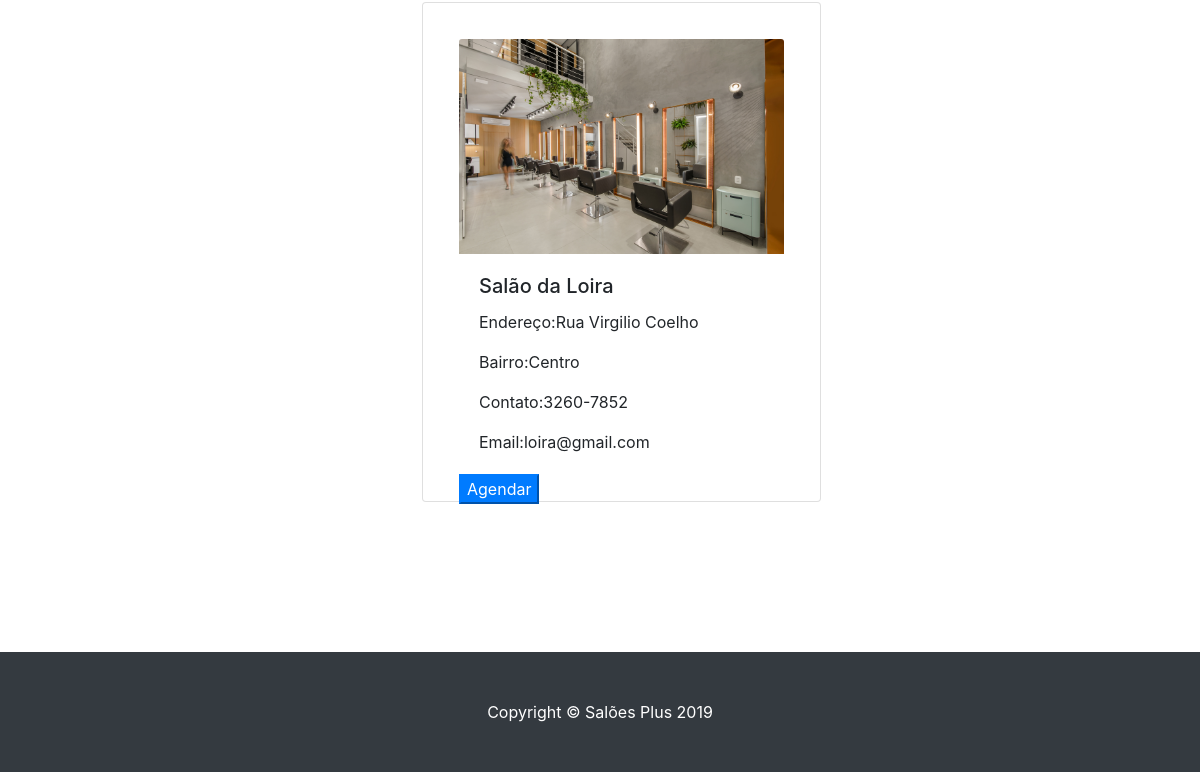
/src/pages/salao/salao.php (signed in, lower part), run on an earlier commit of the app's database.
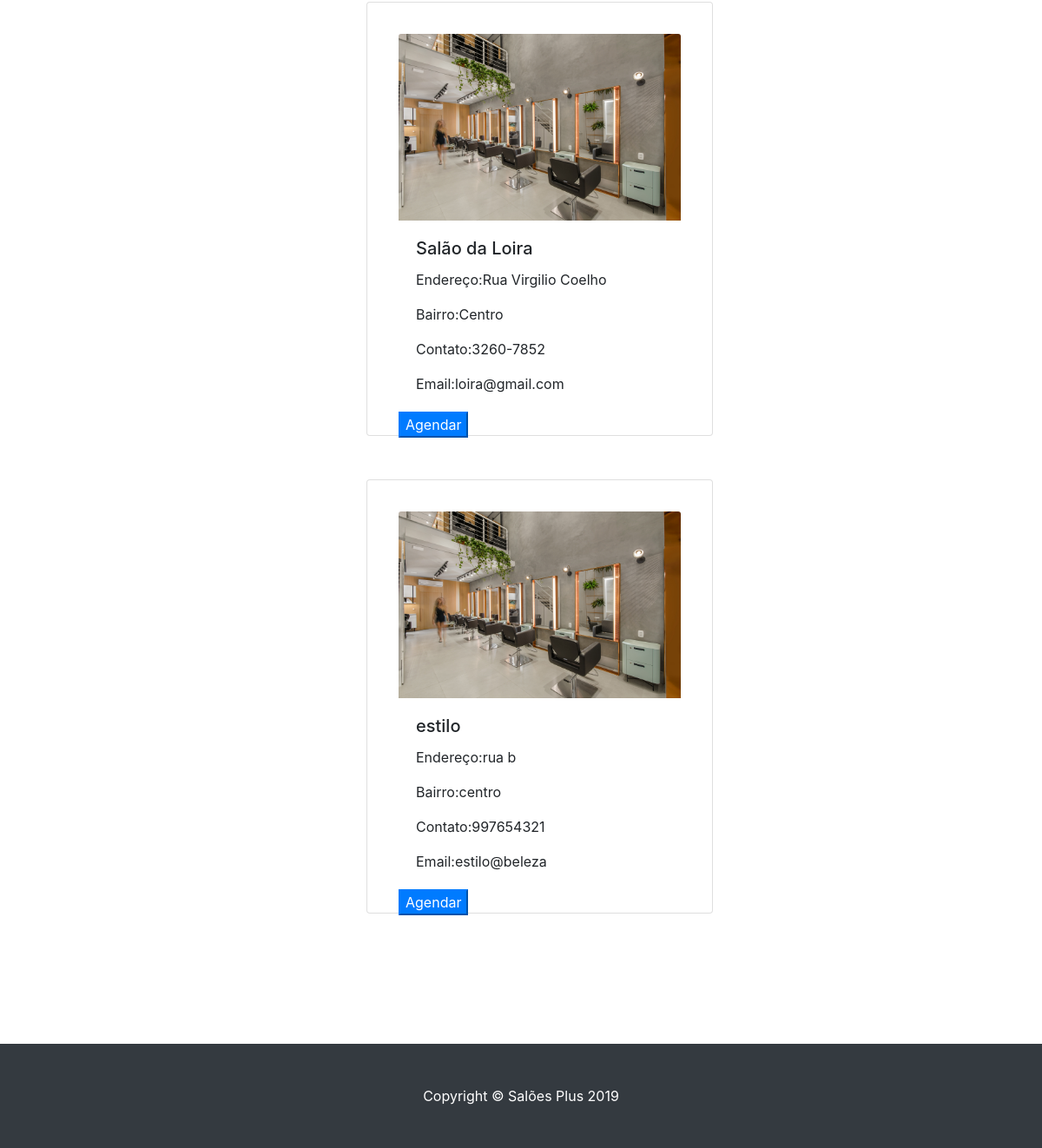
And on a later commit of the database.
### tables this page shows
CREATE TABLE `salao` (
  `codSalao` int(11) NOT NULL,
  `email` varchar(100) NOT NULL,
  `senha` varchar(100) NOT NULL,
  `nomeResponsavel` varchar(100) NOT NULL,
  `cnpj` varchar(20) NOT NULL,
  `nomeSalao` varchar(100) NOT NULL,
  `cidade` varchar(100) NOT NULL,
  `bairro` varchar(100) NOT NULL,
  `logradouro` varchar(100) NOT NULL,
  `contato` varchar(15) NOT NULL,
  `codSalaoServico_fk` int(11) NOT NULL,
  `codSalaofuncionamento_fk` int(11) NOT NULL,
  `codSalaoFormaPagamento_fk` int(11) NOT NULL
);

### src/pages/salao/salao.php (the view, shortened to what this page needs)
<?php
    require '../../classes/conexao.php';
?>
<!DOCTYPE html>
<html lang="pt-br">
<head>
  <link href="../../../vendor/bootstrap/css/bootstrap.min.css" rel="stylesheet">
  <link href="../../../Salao%20Plus/css/business-frontpage.css" rel="stylesheet">
  <link rel="stylesheet" type="text/css" href="../../../css/salao.css">
</head>
<body>
  <div class="container">
    <div class="row">
        <div class="principal">
            <div class="dados" style="margin-left: 30%">
                <?php
                  $dado = $pdo->query('SELECT * FROM salao') ;
                  foreach ($dado as $row) {
                  ?>
                   <div class="card estiloCard w-50 p-3" style="width: 18rem;">
                      <div class="card-body">
                        <img class="card-img-top" src="../../../img/salaoslide1.jpg" alt="Card image cap">
                      <div class="card-body">
                        <h5 class="card-title"><?php echo $row['nomeSalao']; ?></h5>
                        <p class="card-text">Endereço:<?php echo $row['logradouro']; ?></p>
                        <p class="card-text">Bairro:<?php echo $row['bairro']; ?></p>
                        <p class="card-text">Contato:<?php echo $row['contato']; ?></p>
                        <p class="card-text">Email:<?php echo $row['email']; ?></p>
                      </div>
                    <div class="container-login100-form-btn m-t-32">
                      <button class="login100-form-btn btn-primary"  data-toggle="modal" data-target="#exampleModal<?php echo $row['codSalao'];?>" data-whatever="@getbootstrap">
                        <a href="../cliente/Agendamento.php" style="color: white;">Agendar</a>
                    </button>
                    </div>
                </div>
              </div>
                <?php } ?>
            </div>
        </div>
    </div>
  </div>
  <footer class="py-5 bg-dark" style="margin-top: 100px;">
    <div class="container">
      <p class="m-0 text-center text-white">Copyright &copy; Salões Plus 2019</p>
    </div>
  </footer>
</body>
</html>

### css/business-frontpage.css (style rules this page uses)
body { padding-top: 56px; }

### css/salao.css (style rules this page uses)
* { margin: 0; }
body { background-image: url("../img/salao.jpg"); background-repeat: no-repeat; width: 100%; background-position: top; }
.estiloCard { width: 500px; height: 500px; margin:50px; padding: 100px; }

What changed in the data, as far as the page shows it:
added salao: nomeSalao "estilo", logradouro "rua b", bairro "centro", contato "997654321", email "estilo@beleza"
